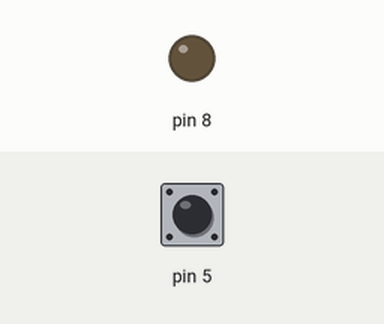
A sketch run on a simulated Arduino Uno, built with avr-gcc and run on an emulated ATmega328P. On the bench: output pins drawn as LEDs (lit = HIGH). The inputs (shaded band) are chosen by the test bench; at power-on: pin 5 HIGH. What the sketch prints to the serial monitor is not drawn.

Above: at 1.2 s.
1.3 s: pin 5 pulled LOW for 0.15 s
At 1.37 s:
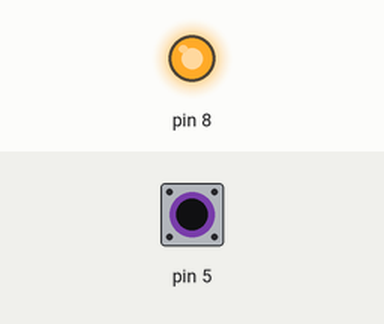
2.9 s: pin 5 pulled LOW for 3.2 s
At 7.0 s:
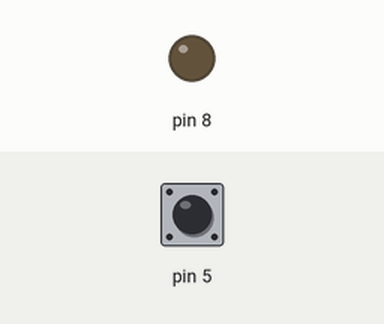
Timing chart, 0 to 8.5 s (numbered marks = the images above; inputs shaded):
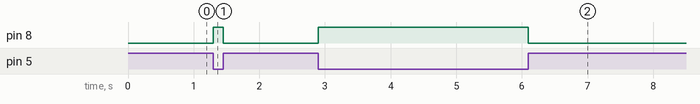

The sketch:

reedSwitchBasic.ino
```cpp
// This test turns LED off on button press. Largely just to find pin numbers!


int switchState = 0;

void setup() {

  pinMode(5, INPUT_PULLUP);
  pinMode(8, OUTPUT);
  // serial begin here
  Serial.begin(9600);
  Serial.println("hello");
}
  // pulse width modulation
  // analogue input digital input pin
  // check if blend has pull up resistor on board


void loop() {


// Read sensor pin (HIGH when no magnetic field detected)
switchState = digitalRead(5);

if (switchState == LOW)
{
  digitalWrite(8, HIGH);
}
else
{
  digitalWrite(8, LOW);
}


}
```

Measured:
- after the input at 1.3 s, pin 8: LOW → HIGH at once, → LOW 0.15 s later
- after the input at 2.9 s, pin 8: LOW → HIGH at once, → LOW 3.2 s later
